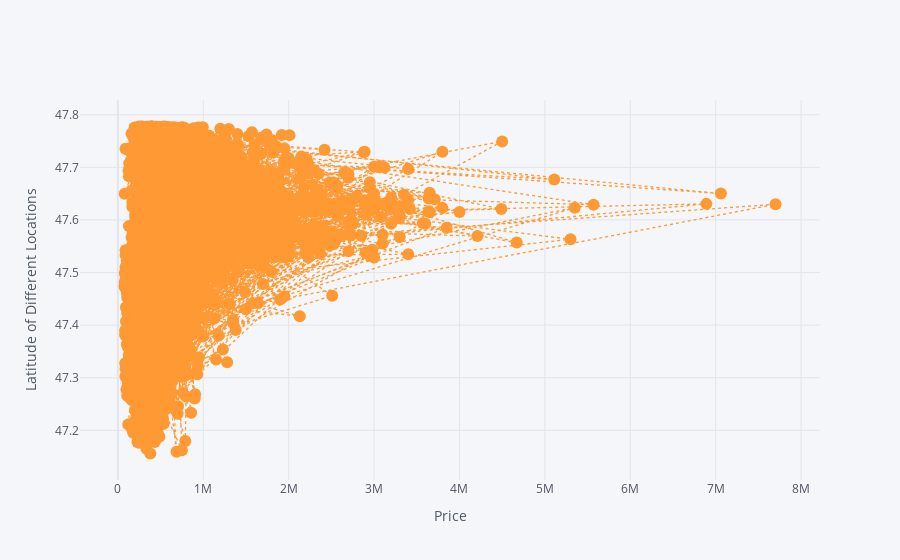

Notebook code cell kept with this figure:
### Markdown cell above
Above Gives The Average Price of the Different BedRoom Houses

### Code cell
#let's Explore the Price of the Houses With Respect to Lattitude
df.iplot(kind='scatter',x='price',y='lat',xTitle='Price',yTitle='Latitude of Different Locations',mode='lines+markers',dash='dot')

### Figure 1 — Plotly figure (JSON) as saved in the notebook; plotly's stock layout.template omitted (floating-point values rounded to 4 significant figures; data arrays with more than 128 entries replaced by an {"elided": "..."} marker saying what was removed)
{"data": [{"line": {"color": "rgba(255, 153, 51, 1.0)", "dash": "dot", "shape": "linear", "width": 1.3}, "marker": {"size": 12, "symbol": "circle"}, "mode": "lines+markers", "name": "lat", "text": "", "type": "scatter", "x": {"elided": "21597 int values"}, "y": {"elided": "21597 float values"}}], "layout": {"legend": {"bgcolor": "#F5F6F9", "font": {"color": "#4D5663"}}, "paper_bgcolor": "#F5F6F9", "plot_bgcolor": "#F5F6F9", "title": {"font": {"color": "#4D5663"}}, "xaxis": {"gridcolor": "#E1E5ED", "showgrid": true, "tickfont": {"color": "#4D5663"}, "title": {"font": {"color": "#4D5663"}, "text": "Price"}, "zerolinecolor": "#E1E5ED"}, "yaxis": {"gridcolor": "#E1E5ED", "showgrid": true, "tickfont": {"color": "#4D5663"}, "title": {"font": {"color": "#4D5663"}, "text": "Latitude of Different Locations"}, "zerolinecolor": "#E1E5ED"}}}
